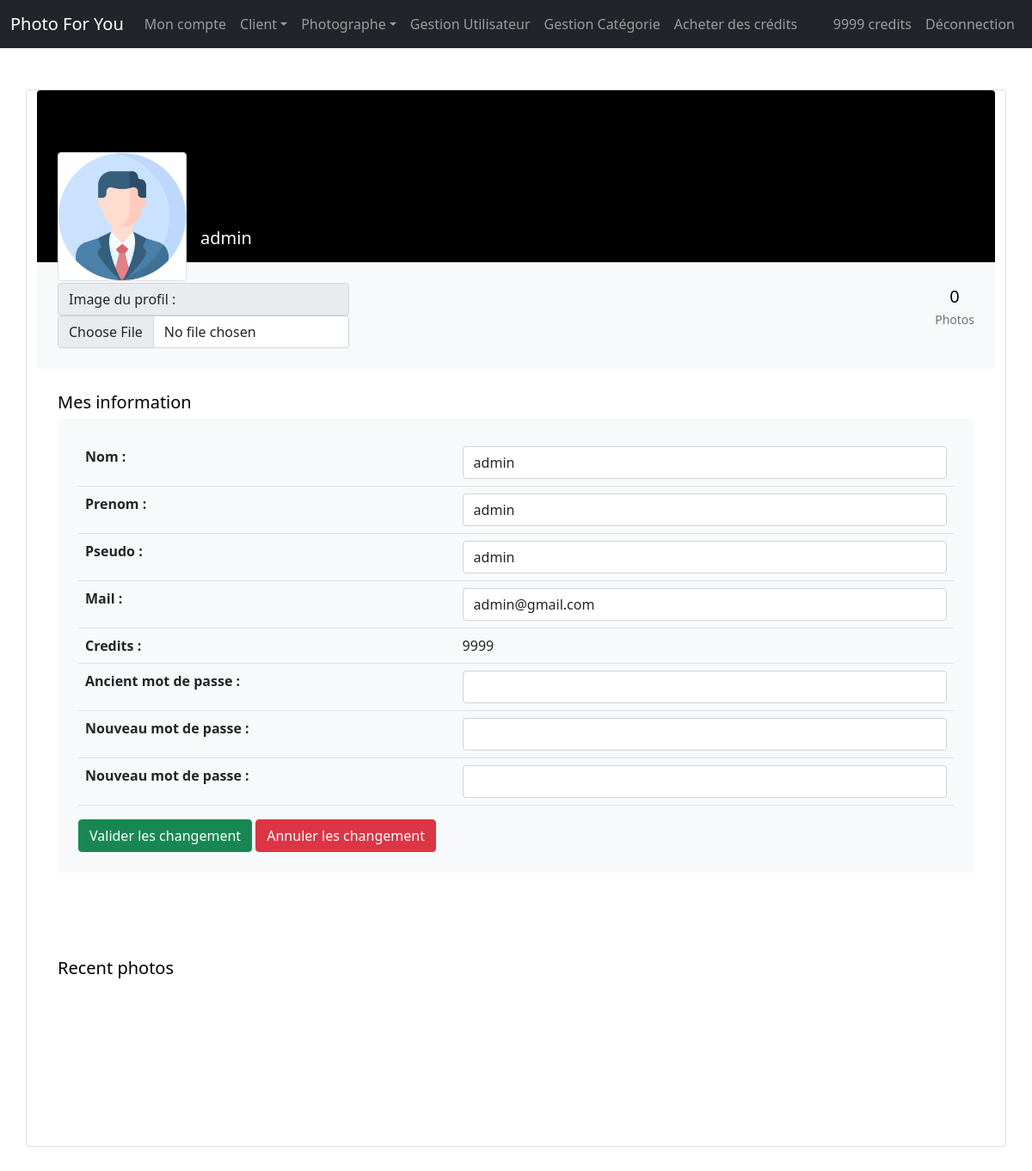
Page /edit-profil.php?id=1 (signed in) on the earlier database version.
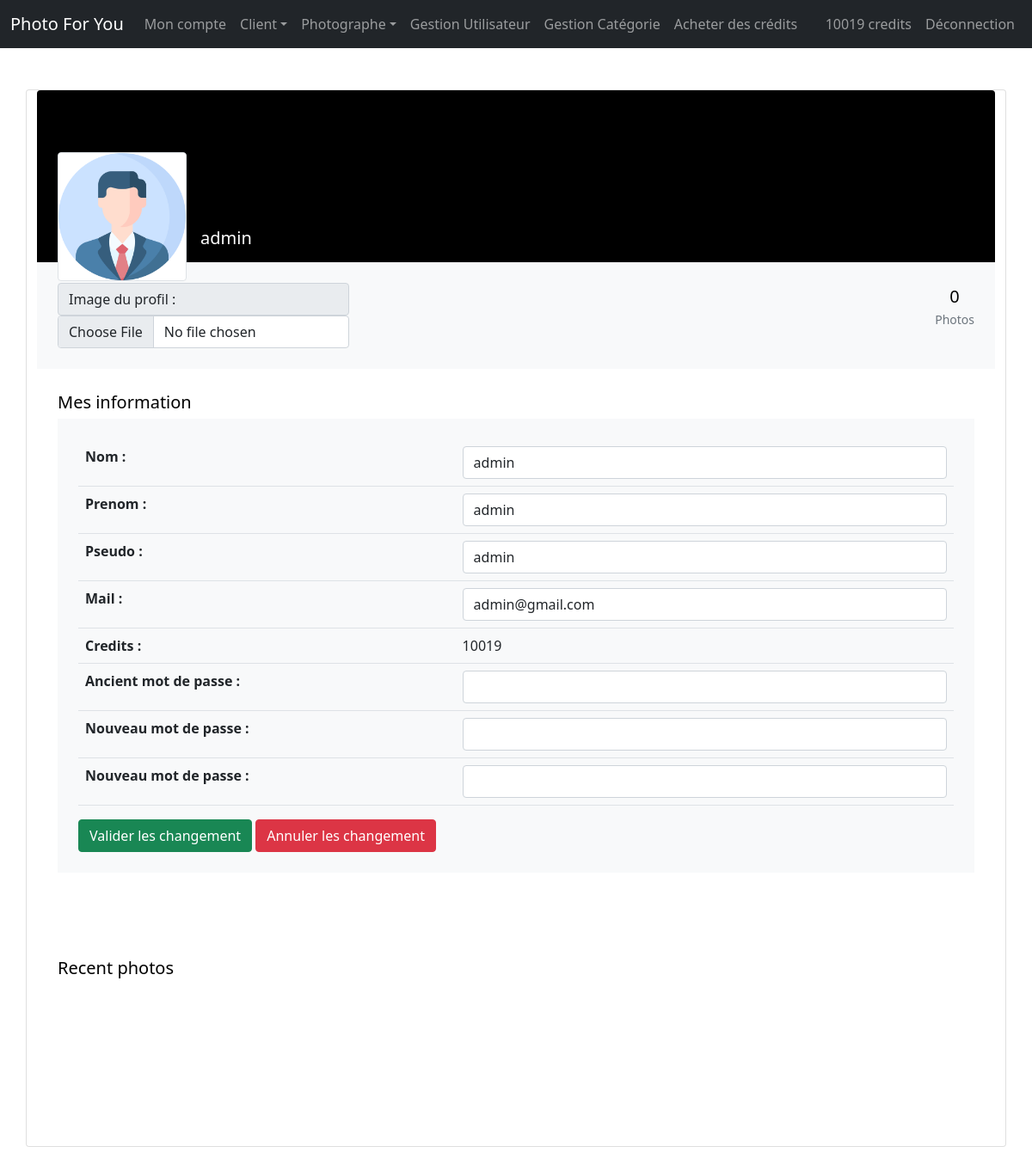
Same page on the later database version.
### tables this page shows
CREATE TABLE IF NOT EXISTS `user` (
  `id` int(11) NOT NULL AUTO_INCREMENT,
  `nom` varchar(40) NOT NULL,
  `prenom` varchar(40) NOT NULL,
  `pseudo` varchar(20) NOT NULL,
  `img_profil` varchar(50) NOT NULL,
  `mail` varchar(40) NOT NULL,
  `mdp` varchar(40) NOT NULL,
  `grade` varchar(40) NOT NULL,
  `SIRET` varchar(14) DEFAULT NULL,
  `credits` int(11) NOT NULL DEFAULT '0',
  `etat` varchar(15) NOT NULL,
  PRIMARY KEY (`id`)
);

### edit-profil.php (the view, shortened to what the changed rows need)
<!DOCTYPE html>
<html lang="fr">
<head>
	<?php include "includes/head.php"; ?>
</head>
	<body>
		<?php
		include "includes/bdd.php";
		include "includes/nav.php";
        $id = $_GET['id'];
    $req = $bdd->prepare("SELECT * FROM image WHERE id_vendeur = '$id'");
    $req->execute();
    $nb_image = $req->rowCount();
    $req = $bdd->query("SELECT * FROM user WHERE id = '$id'");
    $data = $req->fetchAll();
    foreach ($data as $li){
?>
<section class="h-100 gradient-custom-2">
    <div class="container py-5 h-100">
        <div class="row d-flex justify-content-center align-items-center h-100">
            <div class="card">
      <form method="post" enctype="multipart/form-data">
        <div class="rounded-top text-white d-flex flex-row" style="background-color: #000; height:200px;">
            <div class="ms-4 mt-5 d-flex flex-column text-black">
                <div style="z-index:1;">
                  <div id="output" class="img-fluid img-thumbnail mt-4 mb-2" style="background-size: cover; width: 150px; height: 150px; background-image:url(<?php echo $li['img_profil']; ?>)"></div>
                </div>
            </div>
            <div class="ms-3" style="margin-top: 160px;">
                <h5><?php echo $li['pseudo']; ?></h5>
            </div>
        </div>
        <div class="p-4 text-black" style="background-color: #f8f9fa;">
            <div class="row">
                <div class="col-7 col-md-6 col-lg-4">
                    <label for="img_profil" class="input-group-text">Image du profil :</label>
                    <input type="file" class="form-control" name="img_profil" id="img_profil" onchange="loadFile(event)">
                </div>
                <div class="col">
                    <div class="d-flex justify-content-end text-center py-1">
                        <div>
                            <p class="mb-1 h5"><?php echo $nb_image; ?></p>
                            <p class="small text-muted mb-0">Photos</p>
                        </div>
                    </div>
                </div>
            </div>
        </div>
        <div class="card-body p-4 text-black">
          <div class="mb-5">
            <p class="lead fw-normal mb-1">Mes information</p>
            <div class="p-4" style="background-color: #f8f9fa;">
              <table class="table">
                <tbody>
                  <tr>
                    <th scope="row">Nom :</th>
                    <td><input type="text" class="form-control" name="nom" pattern="[a-zA-Zéè]{3,15}" value="<?php echo $li['nom']; ?>" required></td>
                  </tr>
                  <tr>
                    <th scope="row">Prenom :</th>
                    <td><input type="text" class="form-control" name="prenom" pattern="[a-zA-Zéè]{3,15}" value="<?php echo $li['prenom']; ?>" required></td>
                  </tr>
                  <tr>
                    <th scope="row">Pseudo :</th>
                    <td><input type="text" class="form-control" name="pseudo" pattern="[a-zA-Zéè]{3,15}" value="<?php echo $li['pseudo']; ?>" required></td>
                  </tr>
                  <tr>
                    <th scope="row">Mail :</th>
                    <td><input type="text" class="form-control" name="mail" pattern="[a-z0-9._%+-éèàùç]+@[a-z0-9.-]+\.[a-z]{2,3}" value="<?php echo $li['mail']; ?>" required></td>
                  </tr>
                  <tr>
                    <th scope="row">Credits :</th>
                    <td><?php echo $li['credits']; ?></td>
                  </tr>
                  <tr>
                    <th scope="row">Ancient mot de passe :</th>
                    <td><input type="password" class="form-control" name="old-password" required></td>
                  </tr>
                  <tr>
                    <th scope="row">Nouveau mot de passe :</th>
                    <td><input type="password" class="form-control" name="new-password1"></td>
                  </tr>
                  <tr>
                    <th scope="row">Nouveau mot de passe :</th>
                    <td><input type="password" class="form-control" name="new-password2"></td>
                  </tr>
                </tbody>
              </table>
              <button type="submit" name="edit-valid" class="btn btn-success">Valider les changement</button>
              <a href="profil.php?id=<?php echo $li['id']; ?>" class="btn btn-danger">Annuler les changement</a>
            </div>
          </div>
        </div>
      </form>
      <div class="card-body p-4 text-black">
        <div class="d-flex justify-content-between align-items-center mb-4">
          <p class="lead fw-normal mb-0">Recent photos</p>
        </div>
        <div class="row g-2">
        <?php
          echo '<section class="py-5">';
          echo '</section>';
          ?>
        </div>
      </div>
            </div>
        </div>
    </div>
</section>
<?php
  }
?>
	</body>
</html>

### includes/nav.php (shortened to what the changed rows need)
<nav class="navbar navbar-expand-lg navbar-dark bg-dark">
  <div class="container-fluid">
    <div class="collapse navbar-collapse" id="navbarSupportedContent">
      <ul class="navbar-nav">
<?php
        if (isset($_SESSION['grade'])) {
          $req = $bdd->prepare("SELECT credits FROM user WHERE id = :id");
          $req->bindValue(':id', $_SESSION['id']);
          $req->execute();
          $data = $req->fetch(\PDO::FETCH_OBJ);
          $credits = $data->credits;
          echo '<li class="nav-item"><a class="nav-link" href="acheter-des-credits.php">'.$credits.' credits</a></li>';
        }
        ?>
      </ul>
    </div>
  </div>
</nav>

Differences in the rows shown:
changed user "admin": credits "9999" → "10019"
